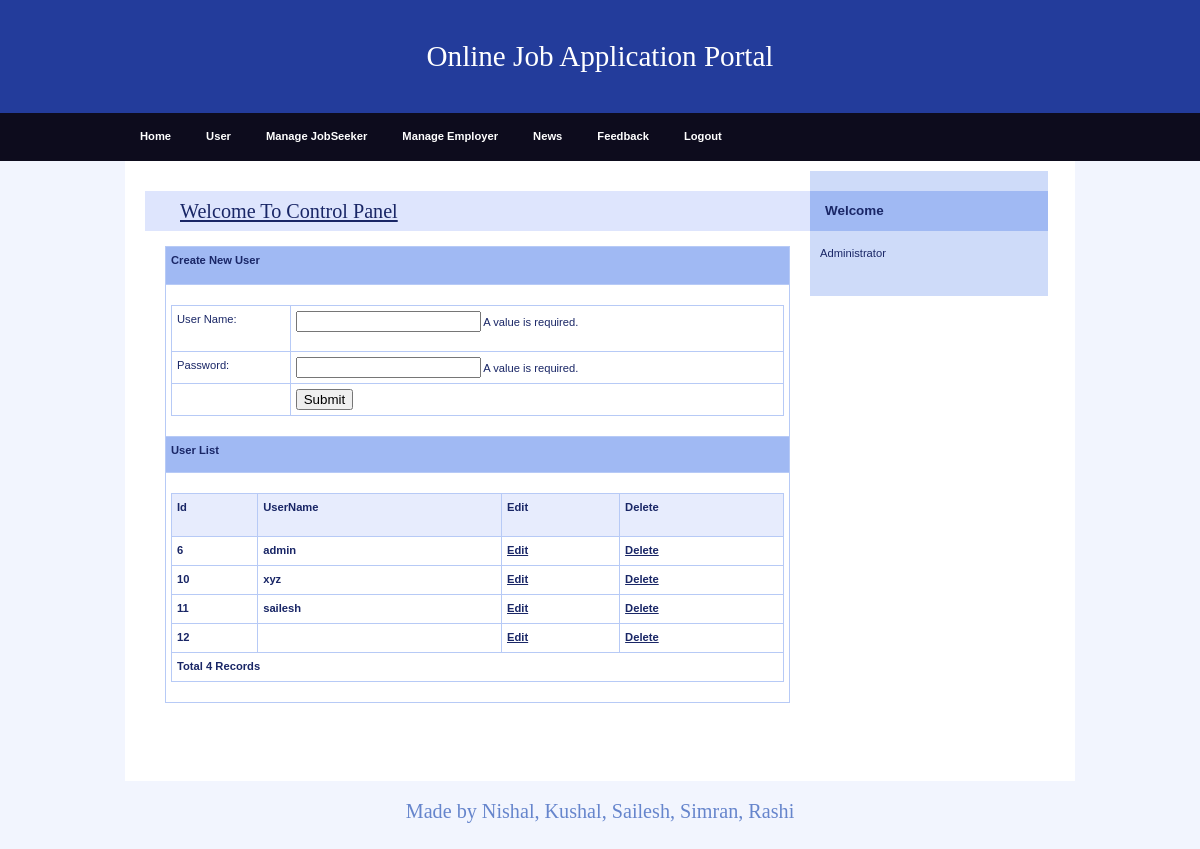
The page /Admin/User.php (signed in) on the database its author committed.
### tables this page shows
CREATE TABLE IF NOT EXISTS `user_master` (
  `UserId` int(11) NOT NULL AUTO_INCREMENT,
  `UserName` varchar(20) NOT NULL,
  `Password` varchar(20) NOT NULL,
  PRIMARY KEY (`UserId`)
);

### Admin/User.php (the view, shortened to what this page needs)
<!DOCTYPE html>
<html>
<head>
  <link rel="stylesheet" media="screen,projection" type="text/css" href="./css/main.css" />
  <link rel="stylesheet" media="print" type="text/css" href="./css/print.css" />
</head>
<body>
  <div id="main" class="box">
    <?php
    include "Header.php"
    ?>
    <?php
    include "menu.php"
    ?>
    <div id="page" class="box">
      <div id="page-in" class="box">
        <div id="content">
          <div class="article">
            <h2><span><a href="#">Welcome To Control Panel</a></span></h2>
            <table width="100%" border="0" cellspacing="0" cellpadding="0">
              <tr>
                <td height="27" bgcolor="#A0B9F3"><strong>Create New User</strong></td>
              </tr>
              <tr>
                <td height="26">
                  <form id="form1" name="form1" method="post" action="InsertUser.php">
                    <table width="100%" height="95" border="0" cellpadding="0" cellspacing="0">
                      <tr>
                        <td height="35"><span class="style10">User Name:</span></td>
                        <td>
                          <label>
                            <input type="text" name="txtUserName" id="txtUserName" />
                          </label>
                          <span class="textfieldRequiredMsg">A value is required.</span>
                        </td>
                      </tr>
                      <tr>
                        <td><span class="style10">Password:</span></td>
                        <td>
                          <label>
                            <input type="password" name="txtPassword" id="txtPassword" />
                          </label>
                          <span class="textfieldRequiredMsg">A value is required.</span>
                        </td>
                      </tr>
                      <tr>
                        <td>&nbsp;</td>
                        <td><label>
                            <input type="submit" name="button" id="button" value="Submit" />
                          </label></td>
                      </tr>
                    </table>
                  </form>
                </td>
              </tr>
              <tr>
                <td height="25" bgcolor="#A0B9F3"><strong>User List</strong></td>
              </tr>
              <tr>
                <td>
                  <table width="100%" border="1" bordercolor="#1CB5F1">
                    <tr>
                      <th height="32" bgcolor="#1CB5F1" class="style3">
                        <div align="left" class="style9 style5"><strong>Id</strong></div>
                      </th>
                      <th bgcolor="#1CB5F1" class="style3">
                        <div align="left" class="style9 style5"><strong>UserName</strong></div>
                      </th>
                      <th bgcolor="#1CB5F1" class="style3">
                        <div align="left" class="style9 style5"><strong>Edit</strong></div>
                      </th>
                      <th bgcolor="#1CB5F1" class="style3">
                        <div align="left" class="style12">Delete</div>
                      </th>
                    </tr>
                    <?php
                    $con = mysqli_connect("localhost", "nishal", "Nishal1337", "job");
                    $sql = "select * from user_master";
                    $result = mysqli_query($con, $sql);
                    while ($row = mysqli_fetch_array($result)) {
                      $Id = $row['UserId'];
                      $UserName = $row['UserName'];
                    ?>
                      <tr>
                        <td class="style3">
                          <div align="left" class="style9 style5"><strong><?php echo $Id; ?></strong></div>
                        </td>
                        <td class="style3">
                          <div align="left" class="style9 style5"><strong><?php echo $UserName; ?></strong></div>
                        </td>
                        <td class="style3">
                          <div align="left" class="style9 style5"><strong><a href="EditUser.php?UserId=<?php echo $Id; ?>">Edit</a></strong></div>
                        </td>
                        <td class="style3">
                          <div align="left" class="style9 style5"><strong><a href="DeleteUser.php?UserId=<?php echo $Id; ?>">Delete</a></strong></div>
                        </td>
                      </tr>
                    <?php
                    }
                    $records = mysqli_num_rows($result);
                    ?>
                    <tr>
                      <td colspan="4" class="style3">
                        <div align="left" class="style12"><?php echo "Total " . $records . " Records"; ?> </div>
                      </td>
                    </tr>
                  </table>
                </td>
              </tr>
            </table>
            <p class="btn-more box noprint">&nbsp;</p>
          </div>
        </div>
        <?php
        include "right.php"
        ?>
      </div>
    </div>
    <?php
    include "footer.php"
    ?>
  </div>
</body>
</html>

### Admin/css/main.css (style rules this page uses)
* { min-height: 1px; }
body { border: 0; margin: 0; padding: 0; background: #f2f5fe; font: 70%/160% "verdana", sans-serif; color: #192666; _text-align: center; }
a { color: #192666; }
p { border: 0; margin: 15px 0; padding: 0; }
div { display: block; border: 0; margin: 0; padding: 0; }
h1, h2, h3, h4, h5 { border: 0; margin: 10px 0; padding: 0; font-weight: bold; }
h2 { font-size: 180%; line-height: 100%; font-family: "georgia", serif; font-weight: normal; }
table { display: table; border-collapse: collapse; margin: 15px 0; padding: 0; border: 1px solid #b7caf6; font-size: 100%; }
tr { display: table-row; }
th, td { display: table-cell; border: 1px solid #b7caf6; margin: 0; padding: 5px; vertical-align: top; text-align: left; }
th { background: #e7ecfd; text-align: center; color: #192666; font-weight: bold; }
form { border: 0; margin: 0; padding: 0; }
a, img, span { border: 0; margin: 0; padding: 0; }
strong, .strong { font-weight: bold; }
.box { min-height: 1px; _height: 1px; }
.box:after { content: "."; display: block; line-height: 0px; font-size: 0px; visibility: hidden; clear: both; }
#main { margin: 0px auto 0 auto; _text-align: left; }
#page { min-height: 1px; width: 950px; margin: 0 auto; background: #fff; _height: 1px; }
#page-in { min-height: 1px; padding: 10px 0; _height: 1px; }
#content { float: left; width: 70%; _width: 72%; margin: 0; padding: 0 0 0 20px; }
#content .article { clear: both; margin: 0; padding: 20px; }
#content .article h2 { margin: 0 -20px; padding: 10px; background: #dee5fd; color: #192666; }
#content .article h2 span { padding-left: 25px; }
#content .article p { text-align: justify; }
#content .btn-more { margin: 0 0 15px 0; padding: 0; border: 0; position: relative; }

### Admin/css/print.css (style rules this page uses)
body { border: 0; margin: 0; padding: 0; font-size: 12pt; }
a { color: #000; text-decoration: none; }
h1, h2, h3 { page-break-after: avoid; page-break-inside: avoid; }
table { border-collapse: collapse; border-width: 1px; border-style: solid; }
th, td { display: table-cell; border-width: 1px; border-style: solid; }
.noprint { display: none; }

### Admin/User.php (style rules this page uses)
.style3 { font-weight: bold }

### rows shown on the page
user_master: UserId "6", UserName "admin"
user_master: UserId "10", UserName "xyz"
user_master: UserId "11", UserName "sailesh"
user_master: UserId "12"

### other values the page prints
$records "4"
